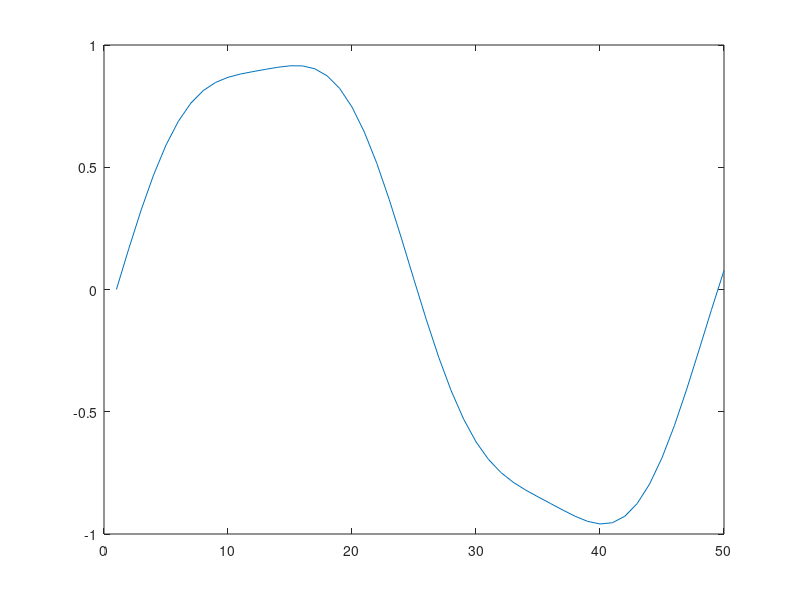

Reproduce this figure in MATLAB. (Note: this script raises an error after producing the figure.)
clc; clf; close all; clear all;
N = 50;
rows = 5;
columns=10;
data = linspace(0, 2*pi, N);
data = sin(data)+0.1*sin(pi*data);
plot(data);
count=1;
matrix=(reshape(data, 10, 5))'; % Read in row wise
test = matrix;
%Perform column-wise dft
for x=1:columns
    matrix(:,x)=dft(matrix(:,x));
end
%Perform Twiddles
for x=1:columns
    for y=1:rows
        matrix(y,x)=matrix(y,x)*exp((-2*pi*(y-1)*(x-1)/N)*1i);
        % matrix(y,x)=matrix(y,x)*exp((-2*pi*y*x/N)*1i);
    end
end
%Perform FFT on rows
for y=1:rows
    matrix(y,:)=dft(matrix(y,:));
end
out=20*log10(abs(reshape(matrix,1,N)));
figure
subplot(211);
stem(out); title('Using cooley-tukey');
subplot(212);
stem(20*log10(abs(fft(data)))); title('Using fft');